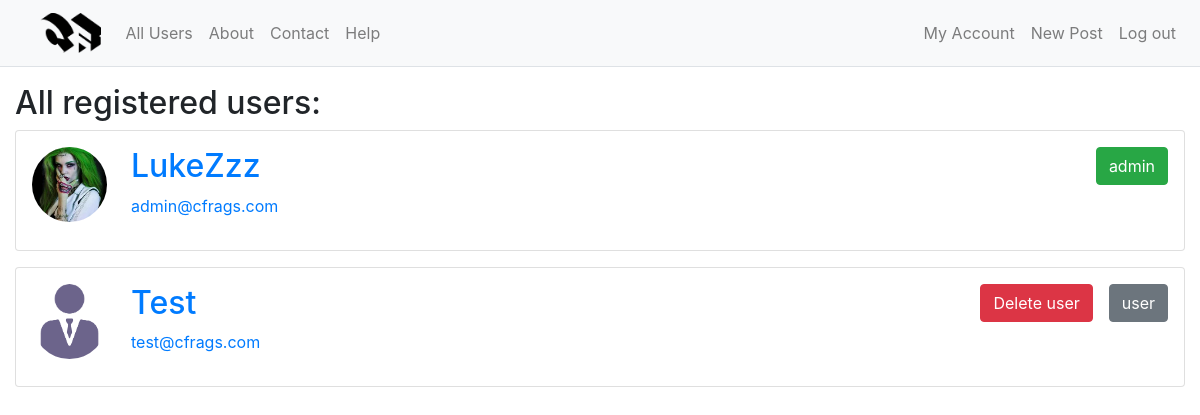
The page /allusers (signed in) on the database its author committed.
### website/models.py (models this page shows, shortened)
class User(db.Model, UserMixin):
    id = db.Column(db.Integer, primary_key=True)
    username = db.Column(db.String(20), unique=True, nullable=False)
    email = db.Column(db.String(120), unique=True, nullable=False)
    image_file = db.Column(db.String(20), nullable=False, default='default.jpg')
    password = db.Column(db.String(60), nullable=False)
    posts = db.relationship('Post', backref='author', lazy=True)
    liked_comments = db.relationship('CommentLike', backref='user', lazy=True)
    liked_posts = db.relationship('PostLike', backref='user', lazy=True)

### website/users/routes.py (the view)
@users.route("/allusers")
def all_users():
    users = User.query.all()
    if users:
        return render_template("users.html", users=users)
    else:
        flash('There are no users registered!', 'warning')
        return redirect(url_for('main.home'))

### website/models.py (called while the page is built)
@login_manager.user_loader
def load_user(user_id):
    return User.query.get(int(user_id))

### website/templates/users.html
{% extends "layout.html" %}
{% block content %}
<div class="col-12">
  <h2>All registered users:</h2>
  {% for user in users %}
	<div class="card w-100 mb-3 p-3">
      <div class="media">
        <img style="height:75px;width:75px;object-fit:cover;" class="rounded-circle account-img mr-4" src="{{ url_for('static', filename='profile_pics/' + user.image_file) }}">
        <div class="media-body h-100">
          <h2 class="account-heading"><a href="{{ url_for('users.user', username=user.username) }}">{{ user.username }}</a></h2>
          <p class="text-secondary">
            <a href="mailto:user.email">{{ user.email }}</a>
          </p>
        </div>
        {% if user.id != 1 and current_user.id != user.id and current_user.id == 1 %}
          <a href="{{ url_for('users.delete_user', id=user.id) }}" class="btn btn-danger">Delete user</a>
        {% endif %}
		{% if user.id == 1%}
			<div class="btn btn-success">admin</div>
		{% else %}
			<div class="btn btn-secondary ml-3">user</div>
		{% endif %}
      </div>
    </div>
  {% endfor %}
</div>
{% endblock content %}

### rows shown on the page
User: image_file (picture), username "LukeZzz", email "admin@cfrags.com"
User: image_file (picture), username "Test", email "test@cfrags.com"
